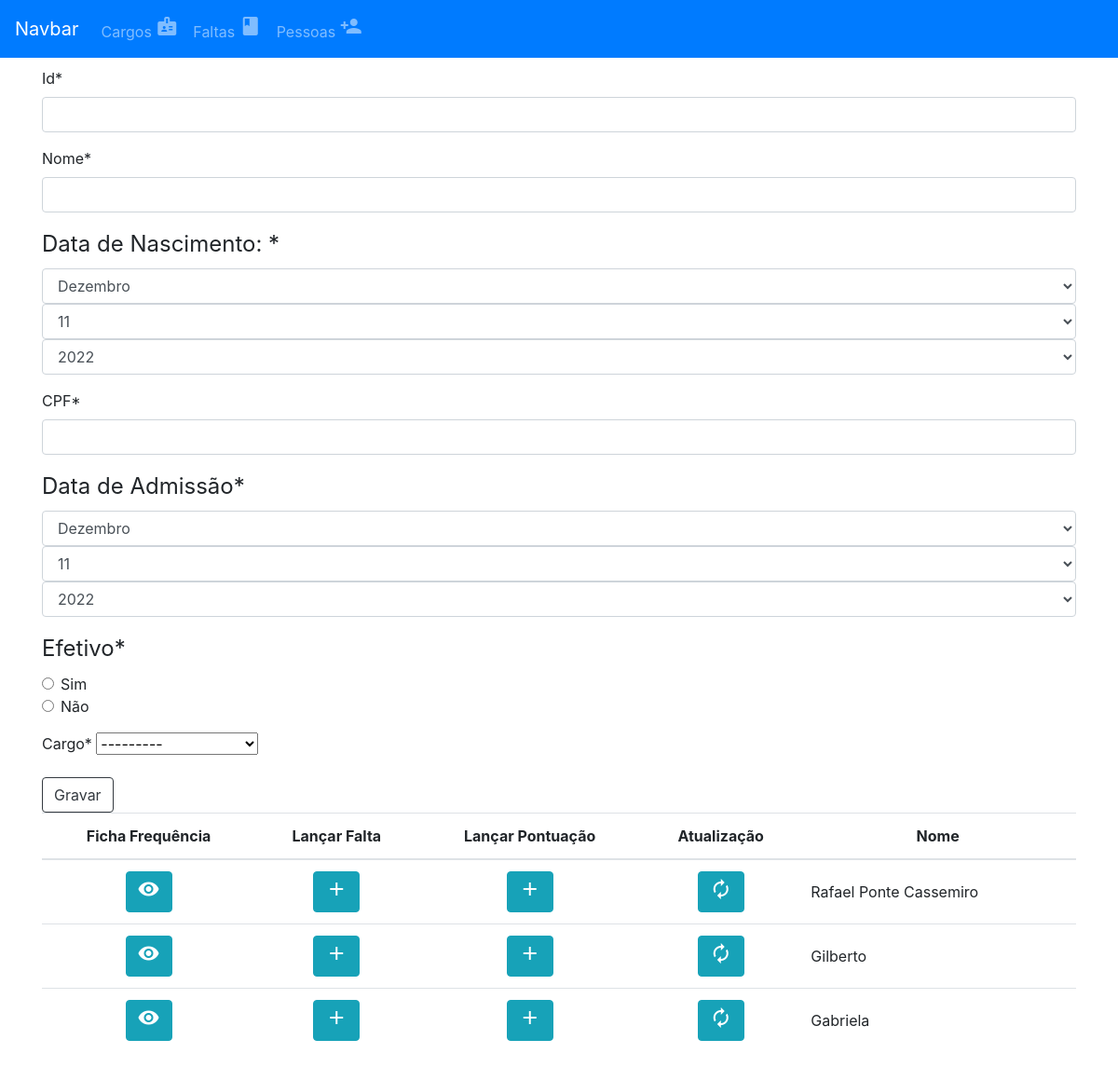
The app's page /pessoas/ with its own data.
### app_cargo/models.py (models this page shows)
class Cargos(models.Model):
    cargo = models.CharField(max_length=50)
    def __str__(self):
        return f'{self.cargo}'

### app_pessoa/models.py (models this page shows)
class Pessoas(models.Model):
    EFETIVO =  (
     (True,'Sim'),
     (False,'Não')
    )
    id = models.CharField(max_length=6, primary_key=True)
    nome = models.CharField(max_length=150)
    dt_nasc = models.DateField(default='1991-01-01')
    cpf = models.CharField(max_length=11, default='11111111111')
    admissao = models.DateField(default='1991-01-01')
    efetivo = models.BooleanField(choices=EFETIVO, default=False)
    cargo = models.ForeignKey(Cargos, on_delete=models.CASCADE, related_name="pessoas_cargos")

### app_pessoa/views.py (the view)
# urls.py: path('pessoas/',include('app_pessoa.urls')),
def pessoas(request):
    pessoas = Pessoas.objects.all()
    if request.method == 'POST':
        form = formularioPessoa(request.POST)
        if form.is_valid():
            form.save()
            messages.success(request,"Pessoa registrada!")
            return redirect('listarpessoas')
    else:
        form = formularioPessoa()
    return render(request,'cadastrar_pessoa.html',{'form':form, 'pessoas':pessoas})

### app_pessoa/template/cadastrar_pessoa.html (shortened to what this page needs)
{% extends 'template/menu.html' %}
{% load crispy_forms_tags %}
{% block content %}
<form method="POST">
    {{ form|crispy }}
    <div clas="form-group">
        <button class="btn btn-outline-dark">Gravar</button>
    </div>
</form>
{% if pessoas %}
<table class="table table-hover">
    <thead class="text-center">
        <tr>
            <th scope="col">Ficha Frequência </th>
            <th scope="col">Lançar Falta</th>
            <th scope="col">Lançar Pontuação</th>
            <th scope="col">Atualização</th>
            <th scope="col">Nome</th>
        </tr>
    </thead>
    <tbody class="text-center">
        {% for pessoa in pessoas %}
        <tr>
            <td><a class='btn btn-info' href="{% url 'listarficha' pessoa.id %}"><span class="material-icons">
                </span></a></td>
            <td><a class='btn btn-info' href="{% url 'lancarfalta' pessoa.id %}"><span class="material-icons">
                </span></a> </td>
            <td> <a class='btn btn-info' href="{% url 'lancarpontuacao' pessoa.id %}"><span class="material-icons">
                </span></a></td>
            <td><a class='btn btn-info' href="{% url 'atualizarpessoa' pessoa.id %}"><span class="material-icons">
                </span></a></a></td>
            <td class="text-left align-middle">{{pessoa.nome}}</td>
        </tr>
        {% endfor %}
        {% endif %}
    </tbody>
</table>
{% endblock content %}

### records on screen
Cargos: cargo "---------"
Pessoas: nome "Rafael Ponte Cassemiro"
Pessoas: nome "Gilberto"
Pessoas: nome "Gabriela"
